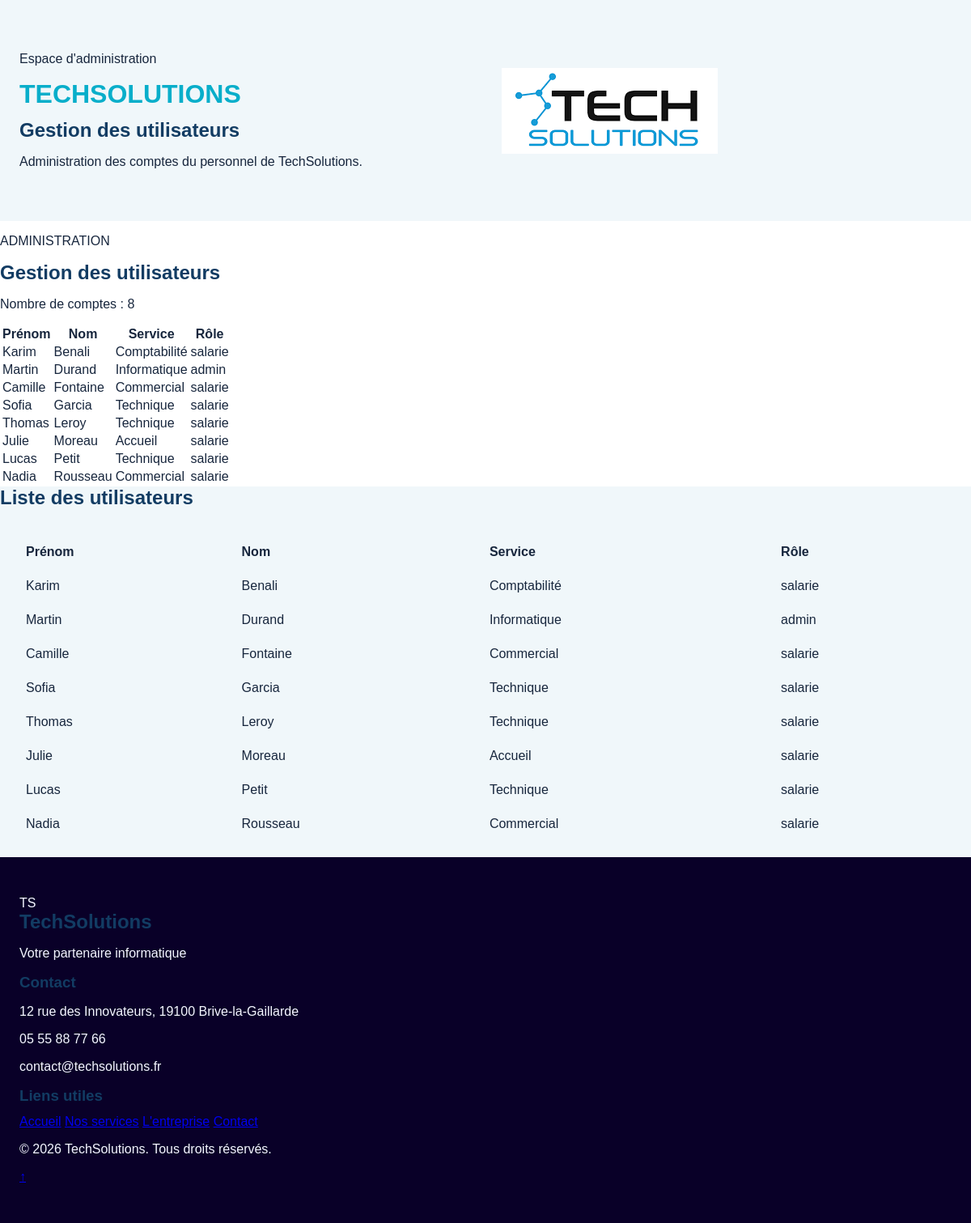
Page /utilisateurs.php on the committed database.
### tables this page shows
CREATE TABLE `utilisateurs` (
  `id` int(11) NOT NULL,
  `identifiant` varchar(30) NOT NULL,
  `mot_de_passe` varchar(255) NOT NULL,
  `prenom` varchar(50) NOT NULL,
  `nom` varchar(50) NOT NULL,
  `service` varchar(50) NOT NULL,
  `role` varchar(10) NOT NULL
);

### utilisateurs.php (the view, shortened to what this page needs)
<?php
require "inc/bdd.php";
$requete = $pdo->query("SELECT prenom, nom, service, role FROM utilisateurs ORDER BY nom");
$utilisateurs = $requete->fetchAll();
?>
<!DOCTYPE html>
<html lang="fr">
<head>
<link rel="stylesheet" href="css/style.css">
</head>
<body>
<header class="hero" id="haut">
  <div class="hero-interieur">
    <div class="hero-texte">
      <p class="hero-surtitre">Espace d'administration</p>
      <h1>TECHSOLUTIONS</h1>
      <h2>Gestion des utilisateurs</h2>
      <p>Administration des comptes du personnel de TechSolutions.</p>
    </div>
    <img src="TechSolutions.png" class="hero-logo" alt="Logo TechSolutions">
  </div>
</header>
<main class="apropos" id="utilisateurs">
  <div class="apropos-interieur">
    <div class="apropos-texte">
      <p class="section-surtitre">ADMINISTRATION</p>
      <h2 class="titre-apropos">Gestion des utilisateurs</h2>
      <p>Nombre de comptes : <?php echo count($utilisateurs); ?></p>
      <table>
      <tr>
        <th>Prénom</th>
        <th>Nom</th>
        <th>Service</th>
        <th>Rôle</th>
      </tr>
      <?php foreach ($utilisateurs as $u) { ?>
      <tr>
        <td><?php echo $u["prenom"]; ?></td>
        <td><?php echo $u["nom"]; ?></td>
        <td><?php echo $u["service"]; ?></td>
        <td><?php echo $u["role"]; ?></td>
      </tr>
      <?php } ?>
    </table>
    </div>
  </div>
  <div class="services">
    <div class="services-titre">
      <h2>Liste des utilisateurs</h2>
    </div>
    <div style="overflow-x:auto; padding: 20px;">
      <table style="width:100%; border-collapse:collapse; text-align:left;">
        <thead>
          <tr>
            <th style="padding:12px;">Prénom</th>
            <th style="padding:12px;">Nom</th>
            <th style="padding:12px;">Service</th>
            <th style="padding:12px;">Rôle</th>
          </tr>
        </thead>
        <tbody>
          <?php foreach ($utilisateurs as $utilisateur) { ?>
          <tr>
            <td style="padding:12px;">
              <?= htmlspecialchars($utilisateur["prenom"]) ?>
            </td>
            <td style="padding:12px;">
              <?= htmlspecialchars($utilisateur["nom"]) ?>
            </td>
            <td style="padding:12px;">
              <?= htmlspecialchars($utilisateur["service"]) ?>
            </td>
            <td style="padding:12px;">
              <?= htmlspecialchars($utilisateur["role"]) ?>
            </td>
          </tr>
          <?php } ?>
        </tbody>
      </table>
    </div>
  </div>
</main>
<footer class="pied-page">
  <div class="pied-contenu">
    <div class="pied-marque">
      <div class="logo-ts">TS</div>
      <div>
        <h2>TechSolutions</h2>
        <p>Votre partenaire informatique</p>
      </div>
    </div>
    <div>
      <h3>Contact</h3>
      <p>12 rue des Innovateurs, 19100 Brive-la-Gaillarde</p>
      <p>05 55 88 77 66</p>
      <p>contact@techsolutions.fr</p>
    </div>
    <div>
      <h3>Liens utiles</h3>
      <a href="index.html">Accueil</a>
      <a href="index.html#services">Nos services</a>
      <a href="index.html#entreprise">L'entreprise</a>
      <a href="index.html#contact">Contact</a>
    </div>
  </div>
  <div class="pied-bas">
    <p>© 2026 TechSolutions. Tous droits réservés.</p>
  </div>
  <a class="retour-haut" href="#haut" aria-label="Retour en haut">↑</a>
</footer>
</body>
</html>

### css/style.css (style rules this page uses)
body { margin: 0; font-family: Poppins, sans-serif; color: #17263d; }
section, header, footer { padding: 48px 24px; }
.hero, .services { background: #f0f7fa; }
.pied-page { background: #090028; color: #f4f7ff; }
.hero-interieur, .apropos-interieur, .contact-contenu { display: grid; grid-template-columns: 1fr 1fr; gap: 40px; max-width: 1200px; margin: 0 auto; align-items: center; }
h1, h2, h3 { margin: 0 0 12px; color: #123c63; }
.hero-texte h1, span { color: #08aeca; }
.hero-logo, .image-statistiques, .image-services { max-width: 100%; height: auto; }

### rows in the picture
utilisateurs: prenom "Karim", nom "Benali", service "Comptabilité", role "salarie"
utilisateurs: prenom "Martin", nom "Durand", service "Informatique", role "admin"
utilisateurs: prenom "Camille", nom "Fontaine", service "Commercial", role "salarie"
utilisateurs: prenom "Sofia", nom "Garcia", service "Technique", role "salarie"
utilisateurs: prenom "Thomas", nom "Leroy", service "Technique", role "salarie"
utilisateurs: prenom "Julie", nom "Moreau", service "Accueil", role "salarie"
utilisateurs: prenom "Lucas", nom "Petit", service "Technique", role "salarie"
utilisateurs: prenom "Nadia", nom "Rousseau", service "Commercial", role "salarie"

### other values in the picture
count($utilisateurs) "8"
